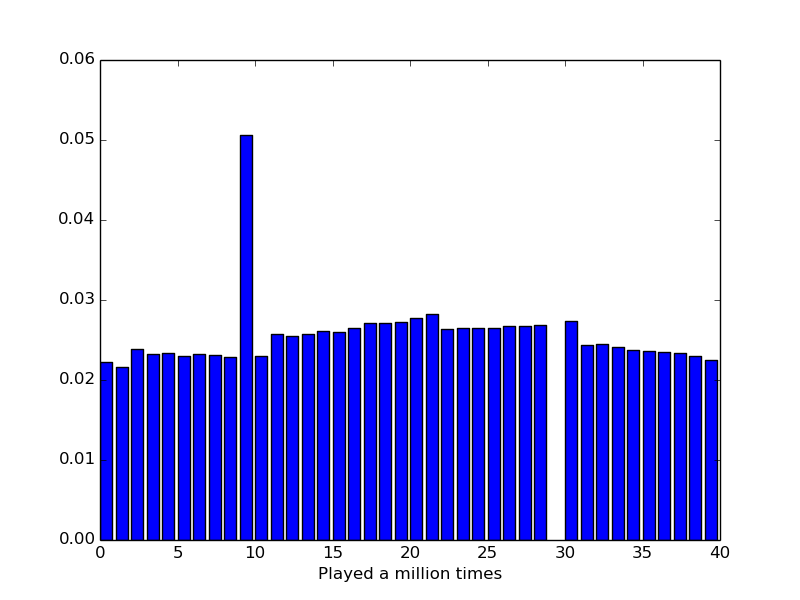

The Python source for this figure:
import sys
import os
import numpy
import random

class Board():
    """This class simulates the given Monopoly"""
    def __init__(self):
        self.tokenPos = 0
        self.totalMoves = 0
        self.history = []

    def moveNext(self, m):
        newPos = ( self.tokenPos + m ) % 40
        #print("+ Moving to {}".format(newPos))
        if newPos == 29:
            #print("||| Jailed")
            self.tokenPos = 9
        else:
            self.tokenPos = newPos 
        self.history.append(self.tokenPos)

    def rollDiceAndMove(self):
        step = random.randint(2, 12)
        #print("| Rolling dice: {}".format(step))
        self.moveNext(step)

class Markov():
    """This class uses Markov matrix to answer the questions """
    def __init__(self):
        self.matrix = numpy.zeros(shape=(40,40))
        self.markov = numpy.zeros(shape=(39,39))

    def prob(self, roll):
        """Probability of getting index when two dice are thrown."""
        if roll == 0:
            return 0.0
        elif roll <= 7:
            return (roll - 1) / 36.0
        else:
            return self.prob(14-roll)
        
    def getRow(self, index):
        row = numpy.zeros(shape=40)
        start = index
        stop = index + 12
        for i in range(stop - start + 1):
            row[(start+i)%40] = self.prob(i)
            # What if we land is jail from the start position.
            if start + i == 29:
                print("++ I can go to jail from here")
                row[9] = row[29]
                row[29] = 0.0
        assert abs(sum(row) - 1.0) < 1e-10, "Prob sum is not 1.0, %s" % sum(row)
        return row

    def getEigens(self, matrix):
        e, v = numpy.linalg.eig(matrix)
        maxe = 0
        index = 0
        for i, a in enumerate(e):
            if abs(a) > maxe:
                maxe = a
                index = i
        return e[index], v[:,index]

    def verify(self):
        for row in self.markov:
            assert abs(sum(row) - 1.0) < 1e-10, "Not a valid row."

    def initMatrix(self):
        for i in range(40):
            self.matrix[i] = self.getRow(i)
            if i == 29: 
                # This is go to jail row.
                print("++ Row 29 i.e. go to jail should not have any probs.")
                self.matrix[i] = numpy.zeros(shape=40)
        #self.matrix = self.matrix.transpose()
        # Markovian matrix should not have row 29 and column 29.
        a  = numpy.delete(self.matrix, 29, 0)
        a = numpy.delete(a, 29, 1)
        self.markov = a
        self.verify()
        numpy.savetxt('transition.out', self.matrix, delimiter=',', fmt='%1.2f')
        numpy.savetxt('markov.out', self.markov, delimiter=',', fmt='%1.2f')

    def run(self):
        self.initMatrix()
        e1, v1 = self.getEigens(self.markov)
        #print e1
        #print v1
        pow = 1000000
        print("Raising the power to %s" % pow)
        b = numpy.linalg.matrix_power(self.markov, pow)
        numpy.savetxt('markov_%s.out' % pow, b, delimiter=',', fmt='%1.3f')
        e2, v2 = self.getEigens(b)
        #print e2
        #print v2
        print("Diff between max eigenvalues: {}".format(abs(e2) - abs(e1)))
        print("Diff between eigenvectors: {}".format(e2 - e1))
        self.valueCheck(b)

    def valueCheck(self, mat):
        values =  {1:60, 3:60,4:-200,5:200,6:100,8:100,9:120,11:140,12:150
                ,13:140,14:160,15:200,16:180,18:180,19:200,21:220,23:220
                ,24:240,25:200,26:260,27:260,28:150,29:280,31:300,32:300
                ,34:320,35:200,37:350,38:100,39:400
                }
        sorted = numpy.argsort(mat, axis=1)
        numpy.savetxt('sorted.out', sorted, delimiter=' ', fmt='%2.0f')
        newvalues = dict()
        for i, p in enumerate(sorted[1]):
            if values.get(p, None) is not None:
                newvalues[p] = float(mat[0][p] * values[p])
        print newvalues

def play(step):
    board = Board()
    for s in range(1,step):
        board.rollDiceAndMove()
    return board.history

def simulate():
    import pylab
    from collections import Counter
    moves = play(1000000)
    counter = Counter(moves)
    xvals = list(counter)
    yvals = [ float(x) / sum(counter.values()) for x in counter.values()]
    pylab.bar(xvals, yvals)
    pylab.xlabel("Played a million times")
    pylab.savefig('monopoly.png')
    
if __name__ == '__main__':
    if len(sys.argv) < 2:
        print("USAGE: {} play|markov".format(sys.argv[0]))
        sys.exit()
    if sys.argv[1] == 'play':
        simulate()
    elif sys.argv[1] == 'markov':
        a = Markov()
        a.run()
    else:
        print("USAGE: {} play|markov".format(sys.argv[0]))
        sys.exit()
